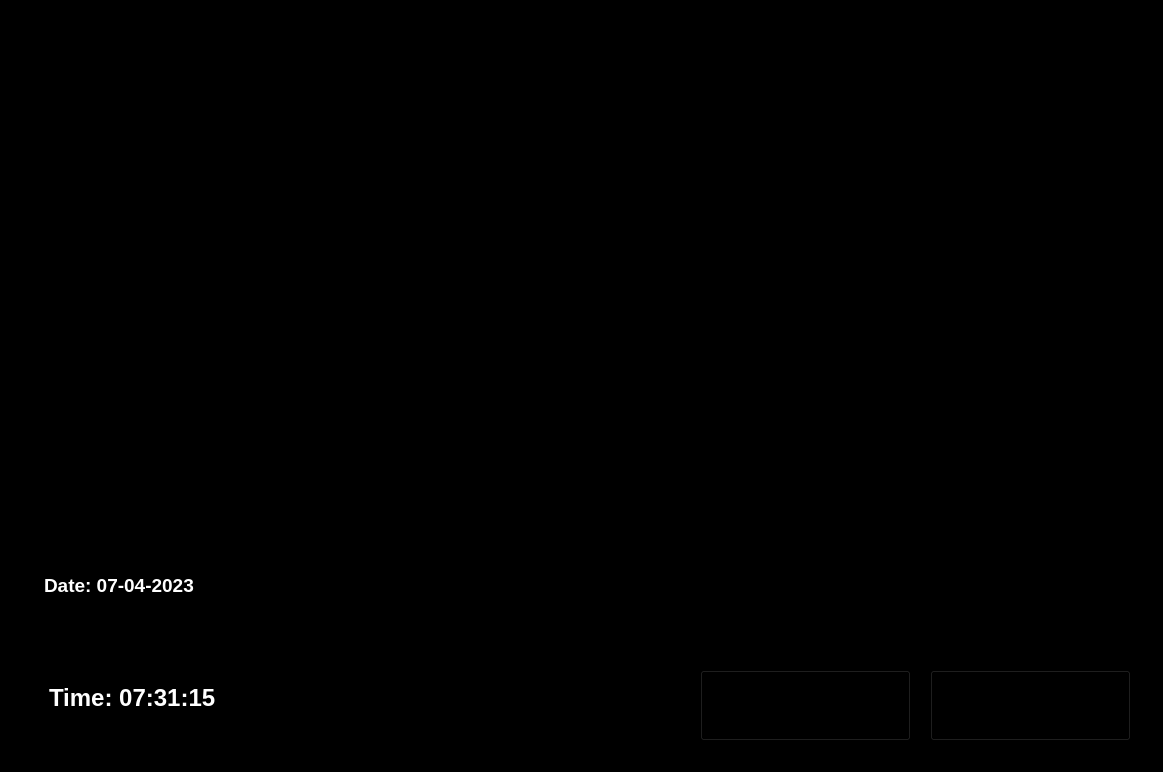
<?xml version="1.0" encoding="UTF-8"?>
<ui version="4.0">
 <class>background</class>
 <widget class="QWidget" name="background">
  <property name="geometry">
   <rect>
    <x>0</x>
    <y>0</y>
    <width>1163</width>
    <height>772</height>
   </rect>
  </property>
  <property name="windowTitle">
   <string>Form</string>
  </property>
  <property name="styleSheet">
   <string notr="true">background-color: black;</string>
  </property>
  <widget class="QLabel" name="ironmanbackground">
   <property name="geometry">
    <rect>
     <x>880</x>
     <y>0</y>
     <width>281</width>
     <height>351</height>
    </rect>
   </property>
   <property name="styleSheet">
    <string notr="true">background-color: transparent;</string>
   </property>
   <property name="text">
    <string/>
   </property>
   <property name="pixmap">
    <pixmap>GUI files/Iron_Template.jpg</pixmap>
   </property>
   <property name="scaledContents">
    <bool>true</bool>
   </property>
  </widget>
  <widget class="QLabel" name="start">
   <property name="geometry">
    <rect>
     <x>690</x>
     <y>650</y>
     <width>231</width>
     <height>111</height>
    </rect>
   </property>
   <property name="text">
    <string/>
   </property>
   <property name="pixmap">
    <pixmap>GUI files/Start.png</pixmap>
   </property>
   <property name="scaledContents">
    <bool>true</bool>
   </property>
  </widget>
  <widget class="QLabel" name="jarvisgui">
   <property name="geometry">
    <rect>
     <x>70</x>
     <y>70</y>
     <width>711</width>
     <height>351</height>
    </rect>
   </property>
   <property name="text">
    <string/>
   </property>
   <property name="pixmap">
    <pixmap>GUI files/Jarvis_Gui (1).gif</pixmap>
   </property>
  </widget>
  <widget class="QLabel" name="quit">
   <property name="geometry">
    <rect>
     <x>920</x>
     <y>660</y>
     <width>221</width>
     <height>91</height>
    </rect>
   </property>
   <property name="text">
    <string/>
   </property>
   <property name="pixmap">
    <pixmap>GUI files/Quit.png</pixmap>
   </property>
   <property name="scaledContents">
    <bool>true</bool>
   </property>
  </widget>
  <widget class="QLabel" name="label_4">
   <property name="geometry">
    <rect>
     <x>30</x>
     <y>550</y>
     <width>251</width>
     <height>101</height>
    </rect>
   </property>
   <property name="text">
    <string/>
   </property>
   <property name="pixmap">
    <pixmap>GUI files/gggf.jpg</pixmap>
   </property>
   <property name="scaledContents">
    <bool>true</bool>
   </property>
  </widget>
  <widget class="QLabel" name="label_6">
   <property name="geometry">
    <rect>
     <x>30</x>
     <y>660</y>
     <width>251</width>
     <height>101</height>
    </rect>
   </property>
   <property name="text">
    <string/>
   </property>
   <property name="pixmap">
    <pixmap>GUI files/gggf.jpg</pixmap>
   </property>
   <property name="scaledContents">
    <bool>true</bool>
   </property>
  </widget>
  <widget class="QLabel" name="ironman">
   <property name="geometry">
    <rect>
     <x>690</x>
     <y>380</y>
     <width>451</width>
     <height>291</height>
    </rect>
   </property>
   <property name="text">
    <string/>
   </property>
   <property name="pixmap">
    <pixmap>GUI files/Iron_Template_1.gif</pixmap>
   </property>
   <property name="scaledContents">
    <bool>true</bool>
   </property>
  </widget>
  <widget class="QLabel" name="earth">
   <property name="geometry">
    <rect>
     <x>330</x>
     <y>510</y>
     <width>301</width>
     <height>241</height>
    </rect>
   </property>
   <property name="text">
    <string/>
   </property>
   <property name="pixmap">
    <pixmap>GUI files/Earth.gif</pixmap>
   </property>
   <property name="scaledContents">
    <bool>true</bool>
   </property>
  </widget>
  <widget class="QTextBrowser" name="datetextbrowser">
   <property name="geometry">
    <rect>
     <x>40</x>
     <y>570</y>
     <width>231</width>
     <height>61</height>
    </rect>
   </property>
   <property name="font">
    <font>
     <family>Nirmala UI</family>
     <pointsize>16</pointsize>
     <weight>75</weight>
     <bold>true</bold>
    </font>
   </property>
   <property name="styleSheet">
    <string notr="true">background-color: transparent;
border:none;
color:white;
border-radius:none;</string>
   </property>
   <property name="html">
    <string>&lt;!DOCTYPE HTML PUBLIC &quot;-//W3C//DTD HTML 4.0//EN&quot; &quot;http://www.w3.org/TR/REC-html40/strict.dtd&quot;&gt;
&lt;html&gt;&lt;head&gt;&lt;meta name=&quot;qrichtext&quot; content=&quot;1&quot; /&gt;&lt;style type=&quot;text/css&quot;&gt;
p, li { white-space: pre-wrap; }
&lt;/style&gt;&lt;/head&gt;&lt;body style=&quot; font-family:'Nirmala UI'; font-size:16pt; font-weight:600; font-style:normal;&quot;&gt;
&lt;p style=&quot; margin-top:0px; margin-bottom:0px; margin-left:0px; margin-right:0px; -qt-block-indent:0; text-indent:0px;&quot;&gt;&lt;span style=&quot; font-size:14pt;&quot;&gt;Date: 07-04-2023&lt;/span&gt;&lt;/p&gt;&lt;/body&gt;&lt;/html&gt;</string>
   </property>
  </widget>
  <widget class="QTextBrowser" name="timelabel">
   <property name="geometry">
    <rect>
     <x>45</x>
     <y>680</y>
     <width>231</width>
     <height>61</height>
    </rect>
   </property>
   <property name="font">
    <font>
     <family>Nirmala UI</family>
     <pointsize>16</pointsize>
     <weight>75</weight>
     <bold>true</bold>
    </font>
   </property>
   <property name="styleSheet">
    <string notr="true">background-color: transparent;
border:none;
color:white;
border-radius:none;</string>
   </property>
   <property name="html">
    <string>&lt;!DOCTYPE HTML PUBLIC &quot;-//W3C//DTD HTML 4.0//EN&quot; &quot;http://www.w3.org/TR/REC-html40/strict.dtd&quot;&gt;
&lt;html&gt;&lt;head&gt;&lt;meta name=&quot;qrichtext&quot; content=&quot;1&quot; /&gt;&lt;style type=&quot;text/css&quot;&gt;
p, li { white-space: pre-wrap; }
&lt;/style&gt;&lt;/head&gt;&lt;body style=&quot; font-family:'Nirmala UI'; font-size:16pt; font-weight:600; font-style:normal;&quot;&gt;
&lt;p style=&quot; margin-top:0px; margin-bottom:0px; margin-left:0px; margin-right:0px; -qt-block-indent:0; text-indent:0px;&quot;&gt;&lt;span style=&quot; font-size:18pt;&quot;&gt;Time: 07:31:15&lt;/span&gt;&lt;/p&gt;&lt;/body&gt;&lt;/html&gt;</string>
   </property>
  </widget>
  <widget class="QPushButton" name="startpushButton">
   <property name="geometry">
    <rect>
     <x>700</x>
     <y>670</y>
     <width>211</width>
     <height>71</height>
    </rect>
   </property>
   <property name="styleSheet">
    <string notr="true">background-color:transparent;</string>
   </property>
   <property name="text">
    <string/>
   </property>
  </widget>
  <widget class="QPushButton" name="quitpushButton">
   <property name="geometry">
    <rect>
     <x>930</x>
     <y>670</y>
     <width>201</width>
     <height>71</height>
    </rect>
   </property>
   <property name="styleSheet">
    <string notr="true">background-color:transparent;</string>
   </property>
   <property name="text">
    <string/>
   </property>
  </widget>
  <zorder>ironmanbackground</zorder>
  <zorder>start</zorder>
  <zorder>jarvisgui</zorder>
  <zorder>quit</zorder>
  <zorder>label_4</zorder>
  <zorder>label_6</zorder>
  <zorder>ironman</zorder>
  <zorder>earth</zorder>
  <zorder>startpushButton</zorder>
  <zorder>quitpushButton</zorder>
  <zorder>datetextbrowser</zorder>
  <zorder>timelabel</zorder>
 </widget>
 <resources/>
 <connections/>
</ui>
